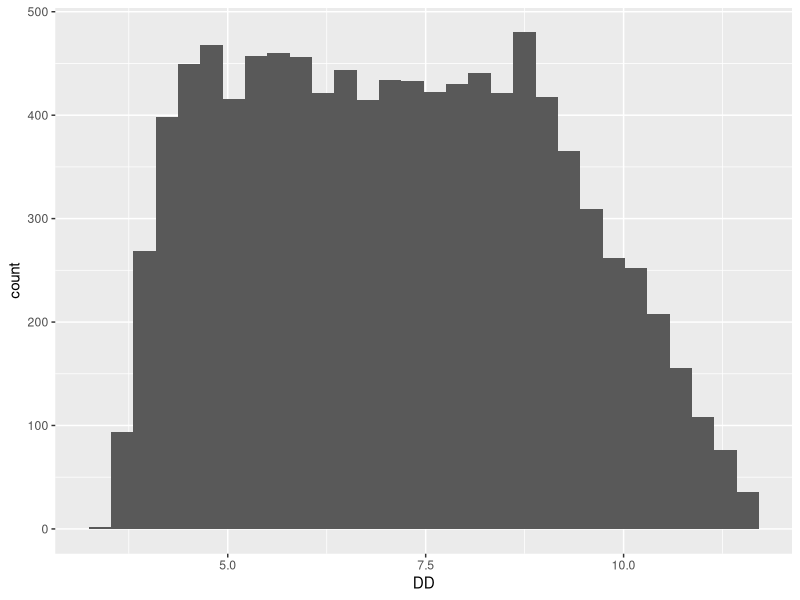

This figure's R source: (Note: this script raises an error after producing the figure.)
# Amanda Wilson (AW)
# Environmental Health Sciences PhD student
# University of Arizona


require(ggplot2)
require(ggpubr)
require(corrplot)
require(gridExtra)
require(grid)
require(gridGraphics)



#---------PART 1 - STOCHASTIC APPROACH TO SCHOEN & ASHBOLT (2011) MODEL--------------------



# This model is based on one discussed by Schoen & Ashbolt (2011) An in-premise model for
# Legionella exposure during showering events

schoen.ashbolt<-function(iterations,C.air,IR){
  
  #model function inputs
        #1-iterations
        #2-flow rate (L/hr)
        #3-C.air (concentration of L. pneumophila in air - CFU/m^3)
        #4-IR (inhalation rate in m^3/min)
  
  #-----------model input parameters--------------------------
  
  showerduration<-1 
  
  #min = best estimate value
  #max = high value
  
  #partitioning coefficient
  PC<-runif(iterations,10^-6,1.9e-05)
  #min = low value
  #max = (Best estimate value - low value) + Best estimate value
  
  #-------aerosolizing parameters--------------------------------
  
  #----------aerosol size 1 - 5 um--------------
  
  #fraction of total aerosolized organisms in aeorosol size 1-5
  F1.15<-runif(iterations,0.75,1)
  #min = best estimate value
  #max = high value
  
  #fraction of total aerosols of size range 1-5um deposited at the alveoli
  F2.15<-runif(iterations,0.2,0.54)
  #min = best estimate value
  #max = high value
  
  #---------aerosol size 5 - 6 um---------------
  
  #fraction of total aerosolized organisms in aeorosol size 5-6
  F1.56<-(1-F1.15)*0.36
  #12% of aerosols other than 1-5
  
  #fraction of total aerosols of size range 5-6 deposited at the alveoli
  F2.56<-(1-F2.15)*0.125
  
  #--------aerosol size 6 - 10 um----------------
  
  #fraction of total aerosolized organisms in aerosol size 6-10
  F1.610<-(1-F1.15)*0.56
  
  #fraction of total aerosols of size range 6-10 deposited at the alveoli
  F2.610<-(1-F2.15)*0.0125
  
  ###########################################################
  
  #concentration of legionella in water (CFU/L)
  #c.water<-W.water/V.water #I think this equation is only needed if accounting for biofilm
  
  DD<-rep(0,iterations)
  
  V.air<-IR

  #calculating deposited dose
  DD<-C.air*V.air*((F1.15*F2.15)+(F1.56*F2.56)+(F1.610*F2.610))
    
    
  #saving inputs and outputs
    
  model<<-data.frame(IR=IR,PC=PC,F1.15=F1.15,F2.15=F2.15,F1.56=F1.56,F2.56=F2.56,F1.610=F1.610,
                       F2.610=F2.610,DD=DD)
    
    
}
  
schoen.ashbolt(10000,C.air=2.9e3,IR=7.5e-3)

ggplot(data=model)+geom_histogram(aes(x=DD))

#--------PART 2 - HAMILTON ET AL. (2019) MODEL----------------------------------------------

# This model is based on one discussed by Hamilton et al. (2019) Risk-based critical levels
# of Legionella pneumophila for indoor water uses. Environmental Science & Technology.

# "volume of aerosols of various size diameters that are large enough to hold
# L. pneumophila bacteria but small enough to deposit at the alveoli (1 um < diameter < 10um)
# were considered" - equation 2 from paper
  

hamilton<-function(iterations,C.air,IR){
  
  
  #model function inputs
  #1-iterations
  #2-shower duration (minutes)
  #3-C.water (concentration of L. pneumophila in water - CFU/mL)


  #truncnorm dist
  require(truncnorm)
  
  showerduration<-1 

  #vectors for loop

  #Dose for conventional fixture
  Dose.fixture.conv<-rep(0,iterations)

  #Dose for water efficient fixture
  Dose.fixture.eff<-rep(0,iterations)

  #Breathing rate
  B<-rep(0,iterations)

  #Exposure time
  t.shower<-rep(0,iterations)
  
  #CONVENTIONAL
  #concentration of aerosols at diameter 1-2
  C.aer.1.conv<-rlnorm(iterations,17.5,0.30)
  
  #concentration of aerosols at diameter 2-3
  C.aer.2.conv<-rlnorm(iterations,17.5,0.17)
  
  #concentration of aerosols at diameter 3-6
  C.aer.3.conv<-rlnorm(iterations,19.5,0.35)
  C.aer.4.conv<-rlnorm(iterations,19.5,0.35)
  C.aer.5.conv<-rlnorm(iterations,19.5,0.35)
  
  #concentration of aerosols at diameter 6-10
  C.aer.6.conv<-rlnorm(iterations,20,0.31)
  C.aer.7.conv<-rlnorm(iterations,20,0.31)
  C.aer.8.conv<-rlnorm(iterations,20,0.31)
  C.aer.9.conv<-rlnorm(iterations,20,0.31)
  C.aer.10.conv<-rlnorm(iterations,20,0.31)
  
  #WATER EFFICIENT
  #concentration of aerosols at diameter 1-2
  C.aer.1.eff<-rlnorm(iterations,18.1,0.57)
  #concentration of aerosols at diameter 2-3
  C.aer.2.eff<-rlnorm(iterations,17.9,0.64)
  #concentration of aerosols at diameter 3-6
  C.aer.3.eff<-rlnorm(iterations,18.7,0.52)
  C.aer.4.eff<-rlnorm(iterations,18.7,0.52)
  C.aer.5.eff<-rlnorm(iterations,18.7,0.52)
  #concentration of aerosols at diameter 6-10
  C.aer.6.eff<-rlnorm(iterations,18.3,0.14)
  C.aer.7.eff<-rlnorm(iterations,18.3,0.14)
  C.aer.8.eff<-rlnorm(iterations,18.3,0.14)
  C.aer.8.eff<-rlnorm(iterations,18.3,0.14)
  C.aer.8.eff<-rlnorm(iterations,18.3,0.14)
  C.aer.9.eff<-rlnorm(iterations,18.3,0.14)
  C.aer.10.eff<-rlnorm(iterations,18.3,0.14)
  
  #deposition efficiencies
  DE.1<-runif(iterations,0.23,0.25)
  DE.2<-runif(iterations,0.40,0.53)
  DE.3<-runif(iterations,0.36,0.62)
  DE.4<-runif(iterations,0.29,0.61)
  DE.5<-runif(iterations,0.19,0.52)
  DE.6<-runif(iterations,0.10,0.4)
  DE.7<-runif(iterations,0.06,0.29)
  DE.8<-runif(iterations,0.03,0.19)
  DE.9<-runif(iterations,0.01,0.12)
  DE.10<-runif(iterations,0.01,0.06)
  
  #percent aerosolized
  F.1<-17.50
  F.2<-16.39
  F.3<-15.56
  F.4<-6.67
  F.5<-3.89
  F.6<-2.50
  F.7<-2.78
  F.8<-5.00
  F.9<-5.28
  F.10<-3.89
  
  #volume of aerosol for size bin i
  V.1<-(4/3)*pi*(1*10^(-6)/2)^3
  V.2<-(4/3)*pi*(2*10^(-6)/2)^3
  V.3<-(4/3)*pi*(3*10^(-6)/2)^3
  V.4<-(4/3)*pi*(4*10^(-6)/2)^3
  V.5<-(4/3)*pi*(5*10^(-6)/2)^3
  V.6<-(4/3)*pi*(6*10^(-6)/2)^3
  V.7<-(4/3)*pi*(7*10^(-6)/2)^3
  V.8<-(4/3)*pi*(8*10^(-6)/2)^3
  V.9<-(4/3)*pi*(9*10^(-6)/2)^3
  V.10<-(4/3)*pi*(10*10^(-6)/2)^3
  
  #conventional
  part1.conv<-(C.aer.1.conv*V.1)+(C.aer.2.conv*V.2)+(C.aer.3.conv*V.3)+
              (C.aer.4.conv*V.4)+(C.aer.5.conv*V.5)+(C.aer.6.conv*V.6)+
              (C.aer.7.conv*V.7)+(C.aer.8.conv*V.8)+(C.aer.9.conv*V.9)+
              (C.aer.10.conv*V.10)
  
  #efficient
  part1.eff<-(C.aer.1.eff*V.1)+(C.aer.2.eff*V.2)+(C.aer.3.eff*V.3)+
             (C.aer.4.eff*V.4)+(C.aer.5.eff*V.5)+(C.aer.6.eff*V.6)+
             (C.aer.7.eff*V.7)+(C.aer.8.eff*V.8)+(C.aer.9.eff*V.9)+
             (C.aer.10.eff*V.10)
  
  part2<-(F.1*DE.1)+(F.2*DE.2)+(F.3*DE.3)+(F.4*DE.4)+(F.5*DE.5)+
              (F.6*DE.6)+(F.7*DE.7)+(F.8*DE.8)+(F.9*DE.9)+(F.10*DE.10)
  
  
  #Dose (conventional fixture)
  Dose.fixture.conv<-C.leg*B*t.shower*part1.conv*part2
  
  #Dose (water efficient fixture)
  Dose.fixture.eff<-C.leg*B*t.shower*part1.eff*part2
  
  model.conv<<-data.frame(B=B,C.aer.1.conv,C.aer.2.conv,C.aer.3.conv,C.aer.4.conv,C.aer.5.conv,
                          C.aer.6.conv,C.aer.7.conv,C.aer.8.conv,C.aer.9.conv,C.aer.10.conv,DE.1,
                          DE.2,DE.3,DE.4,DE.5,DE.6,DE.7,DE.8,DE.9,DE.10,r,Dose.fixture.conv)
  
  model.eff<<-data.frame(B=B,C.aer.1.eff,C.aer.2.eff,C.aer.3.eff,C.aer.4.eff,C.aer.5.eff,
                         C.aer.6.eff,C.aer.7.eff,C.aer.8.eff,C.aer.9.eff,C.aer.10.eff,DE.1,
                         DE.2,DE.3,DE.4,DE.5,DE.6,DE.7,DE.8,DE.9,DE.10,r,Dose.fixture.eff)
  require(ggplot2)
  require(ggpubr)
  require(corrplot)
  require(gridExtra)
  require(grid)
  require(gridGraphics)
  
  mydata.cor.conv=cor(model.conv,method=c("spearman"))
  corrplot(mydata.cor.conv,method="number")
  grid.echo()
  plot1.conv<-grid.grab()
  #grid.draw(plot1)
  
  mydata.cor.eff=cor(model.eff,method=c("spearman"))
  corrplot(mydata.cor.eff,method="number")
  grid.echo()
  plot1.eff<-grid.grab()
  
  combinedinfection<-data.frame(infectionrisk=c(P.infection.eff,P.infection.conv),
                                type=c(rep("Water Efficient",iterations),rep("Conventional",iterations)))
  
    ggplot(data=combinedinfection)+geom_boxplot(aes(y=infectionrisk,x=type,group=type))+
    scale_y_continuous(trans="log10",name="Infection Risk")+theme_bw()+scale_x_discrete(name="Shower Type")

  }

hamilton(10000,8,.1)

#comparison

comparison<-function(iterations,showerduration,C.water){
  schoen.ashbolt(iterations,showerduration,C.water)
  hamilton(iterations,showerduration,C.water)
  
  infectionrisk.all<-c(model$infection.risk,model.conv$P.infection.conv,model.eff$P.infection.eff)
  infectionrisk.all<-c(infectionrisk.all,infectionrisk.all)
  model<-c(rep("Schoen & Ashbolt",iterations),rep("Hamilton",iterations*2),rep("Combined",iterations*3))
  showertype<-c(rep("conventional or unspecified",iterations*2),rep("water efficient",iterations),rep("combined",iterations*3))
  
  frameall<<-data.frame(infection.risk=infectionrisk.all,model=model,showertype=showertype)
  
  windows()
  ggplot(data=frameall)+geom_violin(aes(x=model,y=infectionrisk.all,colour=showertype),draw_quantiles = c(0.25,0.5,0.75))+scale_y_continuous(trans="log10",name="Infection Risk")+
  scale_x_discrete(name="Model Source")+scale_colour_discrete(name="Shower Type")+theme_pubr()
}

comparison(10000,8,.1)

A<-ggplot(frameall)+geom_density(aes(x=infection.risk,group=model,fill=model),alpha=0.3)+scale_x_continuous(trans="log10")
B<-ggplot(frameall)+geom_density(aes(x=infection.risk,group=showertype,fill=showertype),alpha=0.3)+scale_x_continuous(trans="log10")

ggarrange(A,B)

ggplot(frameall)+geom_density(aes(x=infection.risk,group=interaction(showertype,model),fill=interaction(showertype,model)),alpha=0.3)+scale_x_continuous(trans="log10")
